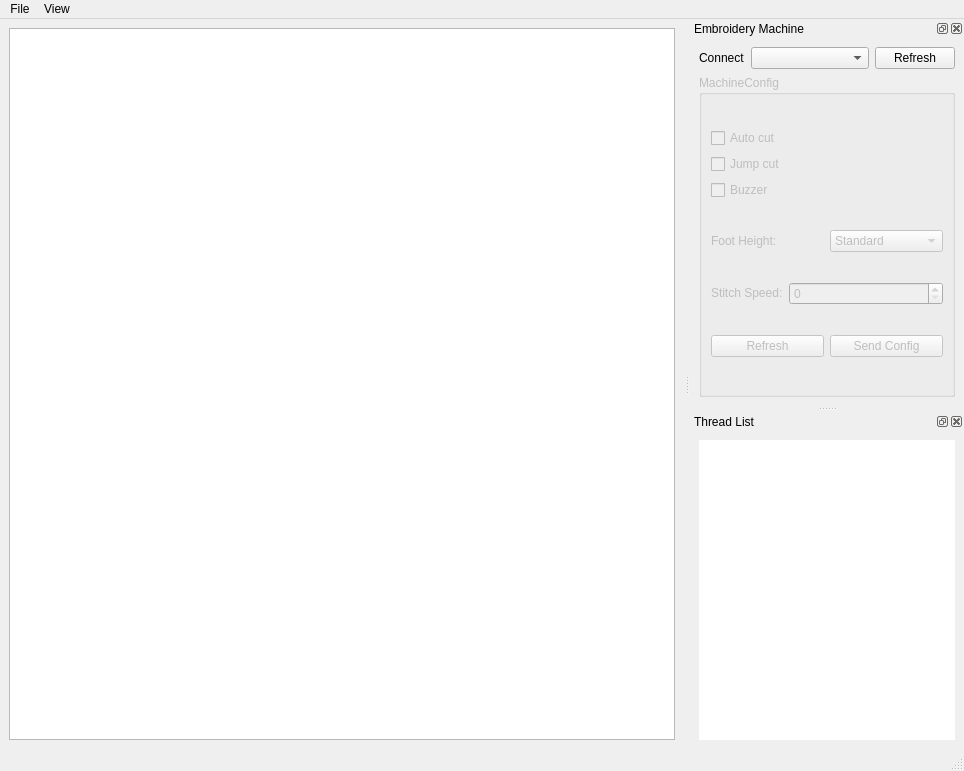
<?xml version="1.0" encoding="UTF-8"?>
<ui version="4.0">
 <class>MainWindow</class>
 <widget class="QMainWindow" name="MainWindow">
  <property name="geometry">
   <rect>
    <x>0</x>
    <y>0</y>
    <width>964</width>
    <height>771</height>
   </rect>
  </property>
  <property name="windowTitle">
   <string>MainWindow</string>
  </property>
  <widget class="QWidget" name="MainWidget">
   <property name="sizePolicy">
    <sizepolicy hsizetype="Expanding" vsizetype="Expanding">
     <horstretch>0</horstretch>
     <verstretch>0</verstretch>
    </sizepolicy>
   </property>
   <layout class="QVBoxLayout" name="verticalLayout_5">
    <item>
     <widget class="QGraphicsView" name="StitchView"/>
    </item>
   </layout>
  </widget>
  <widget class="QMenuBar" name="menubar">
   <property name="geometry">
    <rect>
     <x>0</x>
     <y>0</y>
     <width>964</width>
     <height>22</height>
    </rect>
   </property>
   <widget class="QMenu" name="menudfg">
    <property name="title">
     <string>File</string>
    </property>
    <addaction name="actionImport"/>
   </widget>
   <widget class="QMenu" name="menuView">
    <property name="title">
     <string>View</string>
    </property>
   </widget>
   <addaction name="menudfg"/>
   <addaction name="menuView"/>
  </widget>
  <widget class="QStatusBar" name="statusbar"/>
  <widget class="QDockWidget" name="Machine">
   <property name="sizePolicy">
    <sizepolicy hsizetype="MinimumExpanding" vsizetype="Expanding">
     <horstretch>0</horstretch>
     <verstretch>0</verstretch>
    </sizepolicy>
   </property>
   <property name="windowTitle">
    <string>Embroidery Machine</string>
   </property>
   <attribute name="dockWidgetArea">
    <number>2</number>
   </attribute>
   <widget class="QWidget" name="dockMachineContents">
    <layout class="QVBoxLayout" name="verticalLayout_3">
     <item>
      <layout class="QHBoxLayout" name="horizontalLayout_2">
       <item>
        <widget class="QLabel" name="Connect">
         <property name="text">
          <string>Connect</string>
         </property>
         <property name="buddy">
          <cstring>MachineSelection</cstring>
         </property>
        </widget>
       </item>
       <item>
        <widget class="QComboBox" name="MachineSelection">
         <property name="sizePolicy">
          <sizepolicy hsizetype="Expanding" vsizetype="Fixed">
           <horstretch>0</horstretch>
           <verstretch>0</verstretch>
          </sizepolicy>
         </property>
        </widget>
       </item>
       <item>
        <widget class="QPushButton" name="bt_button">
         <property name="text">
          <string>Refresh</string>
         </property>
        </widget>
       </item>
      </layout>
     </item>
     <item>
      <widget class="QGroupBox" name="MachineConfig">
       <property name="enabled">
        <bool>false</bool>
       </property>
       <property name="sizePolicy">
        <sizepolicy hsizetype="Expanding" vsizetype="Minimum">
         <horstretch>0</horstretch>
         <verstretch>0</verstretch>
        </sizepolicy>
       </property>
       <property name="title">
        <string>MachineConfig</string>
       </property>
       <property name="flat">
        <bool>false</bool>
       </property>
       <property name="checkable">
        <bool>false</bool>
       </property>
       <layout class="QVBoxLayout" name="verticalLayout_2">
        <item>
         <layout class="QVBoxLayout" name="verticalLayout">
          <property name="sizeConstraint">
           <enum>QLayout::SizeConstraint::SetMinimumSize</enum>
          </property>
          <item>
           <widget class="QCheckBox" name="AutoCut">
            <property name="layoutDirection">
             <enum>Qt::LayoutDirection::LeftToRight</enum>
            </property>
            <property name="text">
             <string>Auto cut</string>
            </property>
           </widget>
          </item>
          <item>
           <widget class="QCheckBox" name="JumpCut">
            <property name="enabled">
             <bool>false</bool>
            </property>
            <property name="text">
             <string>Jump cut</string>
            </property>
           </widget>
          </item>
          <item>
           <widget class="QCheckBox" name="checkBox_3">
            <property name="text">
             <string>Buzzer</string>
            </property>
           </widget>
          </item>
         </layout>
        </item>
        <item>
         <layout class="QHBoxLayout" name="horizontalLayout">
          <item>
           <widget class="QLabel" name="label_2">
            <property name="text">
             <string>Foot Height:</string>
            </property>
            <property name="buddy">
             <cstring>comboBox</cstring>
            </property>
           </widget>
          </item>
          <item>
           <widget class="QComboBox" name="comboBox">
            <item>
             <property name="text">
              <string>Standard</string>
             </property>
            </item>
            <item>
             <property name="text">
              <string>Low</string>
             </property>
            </item>
           </widget>
          </item>
         </layout>
        </item>
        <item>
         <layout class="QHBoxLayout" name="horizontalLayout_3">
          <item>
           <widget class="QLabel" name="label">
            <property name="sizePolicy">
             <sizepolicy hsizetype="Minimum" vsizetype="Fixed">
              <horstretch>0</horstretch>
              <verstretch>0</verstretch>
             </sizepolicy>
            </property>
            <property name="text">
             <string>Stitch Speed:</string>
            </property>
            <property name="buddy">
             <cstring>spinBox</cstring>
            </property>
           </widget>
          </item>
          <item>
           <widget class="QSpinBox" name="spinBox">
            <property name="sizePolicy">
             <sizepolicy hsizetype="Expanding" vsizetype="Fixed">
              <horstretch>0</horstretch>
              <verstretch>0</verstretch>
             </sizepolicy>
            </property>
           </widget>
          </item>
         </layout>
        </item>
        <item>
         <layout class="QHBoxLayout" name="horizontalLayout_5">
          <item>
           <widget class="QPushButton" name="RefreshButton">
            <property name="text">
             <string>Refresh</string>
            </property>
           </widget>
          </item>
          <item>
           <widget class="QPushButton" name="SendButton">
            <property name="text">
             <string>Send Config</string>
            </property>
           </widget>
          </item>
         </layout>
        </item>
       </layout>
      </widget>
     </item>
    </layout>
   </widget>
  </widget>
  <widget class="QDockWidget" name="ThreadList">
   <property name="floating">
    <bool>false</bool>
   </property>
   <property name="features">
    <set>QDockWidget::DockWidgetFeature::DockWidgetClosable|QDockWidget::DockWidgetFeature::DockWidgetFloatable|QDockWidget::DockWidgetFeature::DockWidgetMovable</set>
   </property>
   <property name="allowedAreas">
    <set>Qt::DockWidgetArea::AllDockWidgetAreas</set>
   </property>
   <property name="windowTitle">
    <string>Thread List</string>
   </property>
   <attribute name="dockWidgetArea">
    <number>2</number>
   </attribute>
   <widget class="QWidget" name="dockWidgetContents_6">
    <layout class="QVBoxLayout" name="verticalLayout_4">
     <item>
      <widget class="QListWidget" name="listWidget">
       <property name="frameShape">
        <enum>QFrame::Shape::NoFrame</enum>
       </property>
      </widget>
     </item>
    </layout>
   </widget>
  </widget>
  <action name="actionImport">
   <property name="text">
    <string>Import</string>
   </property>
  </action>
  <action name="actionExport">
   <property name="text">
    <string>Export</string>
   </property>
  </action>
 </widget>
 <tabstops>
  <tabstop>MachineSelection</tabstop>
  <tabstop>bt_button</tabstop>
  <tabstop>AutoCut</tabstop>
  <tabstop>JumpCut</tabstop>
  <tabstop>checkBox_3</tabstop>
  <tabstop>comboBox</tabstop>
  <tabstop>spinBox</tabstop>
  <tabstop>RefreshButton</tabstop>
  <tabstop>SendButton</tabstop>
  <tabstop>StitchView</tabstop>
  <tabstop>listWidget</tabstop>
 </tabstops>
 <resources/>
 <connections/>
</ui>
